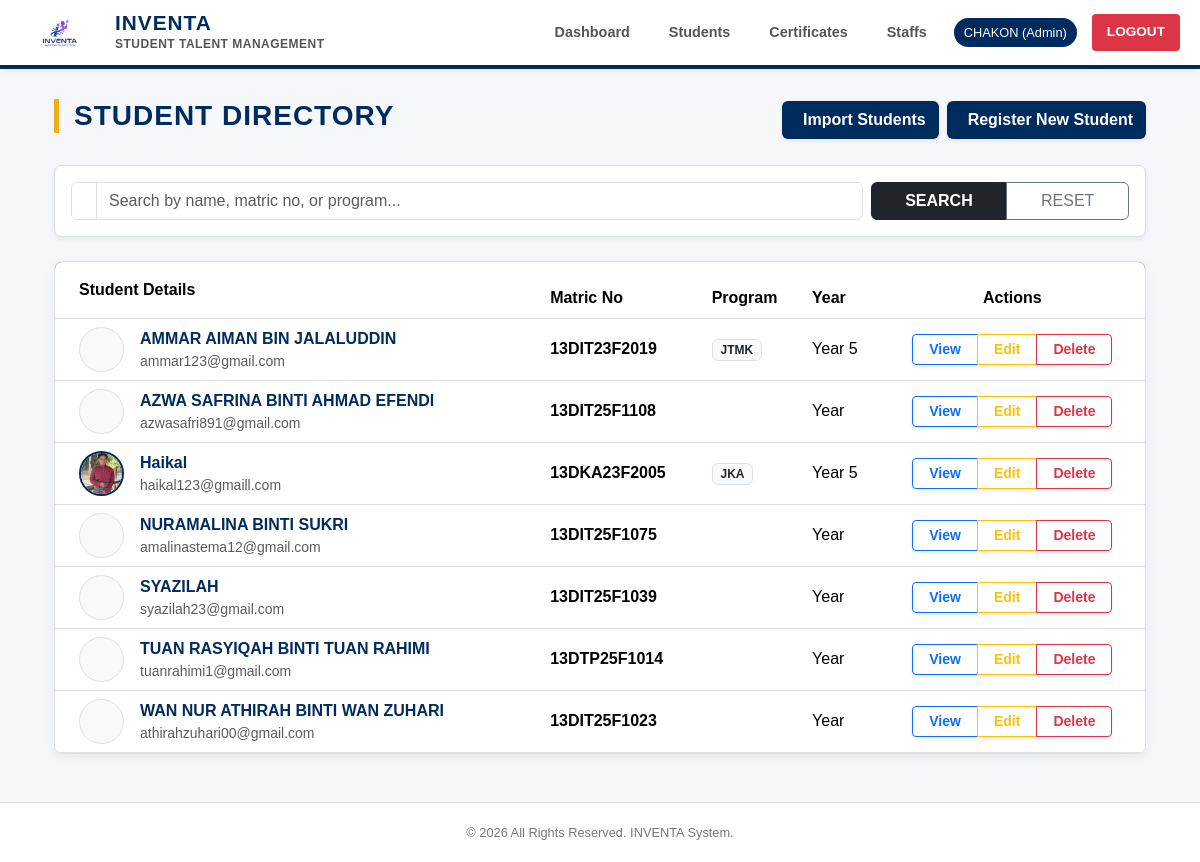
The page /student_list.php (signed in) on the database its author committed.
### tables this page shows
CREATE TABLE `students` (
  `student_id` int NOT NULL,
  `student_name` varchar(255) NOT NULL,
  `matric_no` varchar(50) DEFAULT NULL,
  `program` varchar(100) DEFAULT NULL,
  `year_level` int DEFAULT NULL,
  `email` varchar(150) DEFAULT NULL,
  `created_at` timestamp NULL DEFAULT CURRENT_TIMESTAMP,
  `user_id` int DEFAULT NULL,
  `profile_pic` varchar(255) DEFAULT NULL
);

### student_list.php (the view, shortened to what this page needs)
<?php
require_once "includes/init.php";
$search = $_GET['search'] ?? '';
$page = isset($_GET['page']) ? (int)$_GET['page'] : 1;
$limit = 10;
$offset = ($page - 1) * $limit;
$search_query = "";
$role_filter = " AND u.role = 'student' ";
$sql = "SELECT s.*, u.username
        FROM students s
        JOIN users u ON s.user_id = u.user_id
        WHERE 1=1 $role_filter $search_query
        ORDER BY s.student_name ASC
        LIMIT $limit OFFSET $offset";
$result = mysqli_query($conn, $sql);
include "includes/header.php";
?>
<div class="container mt-4 mb-5">
    <div class="d-flex justify-content-between align-items-center mb-4">
        <h3 class="page-title">Student Directory</h3>
        <?php if ($_SESSION['role'] === 'admin' || $_SESSION['role'] === 'staff'): ?>
            <div class="d-flex gap-2">
                <a href="admin_import_students.php" class="btn btn-gov shadow-sm">
                <i class="fas fa-file-import me-2"></i>Import Students
                </a>
                <a href="student_add.php" class="btn btn-gov shadow-sm">
                    <i class="fas fa-plus me-2"></i>Register New Student
                </a>
            </div>
        <?php endif; ?>
    </div>
    <div class="card-gov p-3 mb-4 shadow-sm">
        <form method="GET" class="row g-2">
            <div class="col-md-9">
                <div class="input-group">
                    <span class="input-group-text bg-white"><i class="fas fa-search text-muted"></i></span>
                    <input type="text" name="search" class="form-control"
                           placeholder="Search by name, matric no, or program..."
                           value="<?= htmlspecialchars($search) ?>">
                </div>
            </div>
            <div class="col-md-3 text-end">
                <div class="btn-group w-100">
                    <button type="submit" class="btn btn-dark fw-bold">SEARCH</button>
                    <a href="student_list.php" class="btn btn-outline-secondary">RESET</a>
                </div>
            </div>
        </form>
    </div>
    <div class="card-gov p-0 overflow-hidden">
        <div class="table-responsive">
            <table class="table table-hover align-middle mb-0">
                <thead>
                    <tr>
                        <th class="ps-4 py-3">Student Details</th>
                        <th>Matric No</th>
                        <th>Program</th>
                        <th>Year</th>
                        <th class="text-center">Actions</th>
                    </tr>
                </thead>
                <tbody>
                    <?php if (mysqli_num_rows($result) > 0): ?>
                        <?php while($row = mysqli_fetch_assoc($result)): ?>
                        <tr>
                            <td class="ps-4">
                                <div class="d-flex align-items-center">
                                    <?php if(!empty($row['profile_pic'])): ?>
                                        <img src="uploads/<?= $row['profile_pic'] ?>" class="pfp-sm me-3">
                                    <?php else: ?>
                                        <div class="pfp-sm me-3 bg-light d-flex align-items-center justify-content-center text-muted border">
                                        </div>
                                    <?php endif; ?>
                                    <div>
                                        <div class="fw-bold" style="color: var(--gov-navy);"><?= htmlspecialchars($row['student_name']) ?></div>
                                        <div class="small text-muted"><?= htmlspecialchars($row['email']) ?></div>
                                    </div>
                                </div>
                            </td>
                            <td class="fw-bold"><?= htmlspecialchars($row['matric_no']) ?></td>
                            <td><span class="badge bg-light text-dark border"><?= htmlspecialchars($row['program']) ?></span></td>
                            <td>Year <?= htmlspecialchars($row['year_level']) ?></td>
                            <td class="text-center">
                                <div class="btn-group shadow-sm">
                                    <a href="student_view.php?id=<?= $row['student_id'] ?>"
                                       class="btn btn-outline-primary btn-sm px-3 fw-bold">View</a>
                                    <?php if ($_SESSION['role'] === 'admin'): ?>
                                        <a href="student_edit_profile.php?id=<?= $row['student_id'] ?>"
                                           class="btn btn-outline-warning btn-sm px-3 fw-bold">Edit</a>
                                        <a href="student_delete.php?id=<?= $row['student_id'] ?>"
                                           class="btn btn-outline-danger btn-sm px-3 fw-bold"
                                           onclick="return confirm('Delete this student permanently?')">Delete</a>
                                    <?php endif; ?>
                                </div>
                            </td>
                        </tr>
                        <?php endwhile; ?>
                    <?php else: ?>
                        <tr>
                            <td colspan="5" class="text-center py-5 text-muted">No student records found.</td>
                        </tr>
                    <?php endif; ?>
                </tbody>
            </table>
        </div>
    </div>
</div>
<?php include "includes/footer.php"; ?>

### includes/header.php (style rules this page uses)
:root { --gov-navy: #002b5e; --gov-gold: #eeb012; --gov-bg: #f5f7fa; --text-main: #333333; }
body { background-color: var(--gov-bg); font-family: Arial, Helvetica, sans-serif; color: var(--text-main); margin: 0; padding-bottom: 60px; }

### student_list.php (style rules this page uses)
:root { --gov-navy: #002b5e; --gov-gold: #eeb012; }
body { background-color: #f5f7fa !important; }
.page-title { color: var(--gov-navy); font-weight: bold; border-left: 5px solid var(--gov-gold); padding-left: 15px; text-transform: uppercase; letter-spacing: 1px; }
.card-gov { background: #fff; border-radius: 8px; border: 1px solid #dce1e6; box-shadow: 0 4px 12px rgba(0,0,0,0.06); }
.table thead { background-color: var(--gov-navy); color: #fff; }
.pfp-sm { width: 45px; height: 45px; object-fit: cover; border-radius: 50%; border: 2px solid var(--gov-navy); }
.btn-gov { background-color: var(--gov-navy); color: #ffffff; font-weight: bold; }

### rows shown on the page
students: student_name "AMMAR AIMAN BIN JALALUDDIN", email "ammar123@gmail.com", matric_no "13DIT23F2019", program "JTMK", year_level "5"
students: student_name "AZWA SAFRINA BINTI AHMAD EFENDI", email "azwasafri891@gmail.com", matric_no "13DIT25F1108"
students: profile_pic (picture), student_name "Haikal", email "haikal123@gmaill.com", matric_no "13DKA23F2005", program "JKA", year_level "5"
students: student_name "NURAMALINA BINTI SUKRI", email "amalinastema12@gmail.com", matric_no "13DIT25F1075"
students: student_name "SYAZILAH", email "syazilah23@gmail.com", matric_no "13DIT25F1039"
students: student_name "TUAN RASYIQAH BINTI TUAN RAHIMI", email "tuanrahimi1@gmail.com", matric_no "13DTP25F1014"
students: student_name "WAN NUR ATHIRAH BINTI WAN ZUHARI", email "athirahzuhari00@gmail.com", matric_no "13DIT25F1023"

### other values the page prints
$_SESSION['username'] "CHAKON"
$_SESSION['role'] "Admin"
